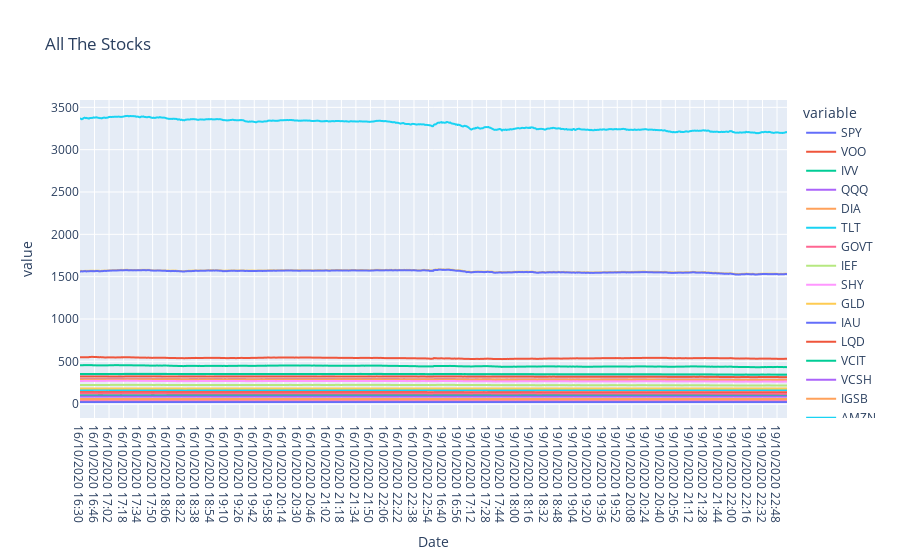

The cell this chart's notebook holds for it:
### Markdown cell above
The stocks:

### Code cell
px.line(
    df_stocks,
    x='Date',
    y=list_of_graphs[1:], 
    title='All The Stocks'
)

### Figure 1 — Plotly figure (JSON) as saved in the notebook; plotly's stock layout.template omitted (floating-point values rounded to 4 significant figures; data arrays with more than 128 entries replaced by an {"elided": "..."} marker saying what was removed)
{"data": [{"hovertemplate": "variable=SPY<br>Date=%{x}<br>value=%{y}<extra></extra>", "legendgroup": "SPY", "line": {"color": "#636efa", "dash": "solid"}, "mode": "lines", "name": "SPY", "showlegend": true, "type": "scattergl", "x": {"elided": "780 str values"}, "xaxis": "x", "y": {"elided": "780 float values"}, "yaxis": "y"}, {"hovertemplate": "variable=VOO<br>Date=%{x}<br>value=%{y}<extra></extra>", "legendgroup": "VOO", "line": {"color": "#EF553B", "dash": "solid"}, "mode": "lines", "name": "VOO", "showlegend": true, "type": "scattergl", "x": {"elided": "780 str values"}, "xaxis": "x", "y": {"elided": "780 float values"}, "yaxis": "y"}, {"hovertemplate": "variable=IVV<br>Date=%{x}<br>value=%{y}<extra></extra>", "legendgroup": "IVV", "line": {"color": "#00cc96", "dash": "solid"}, "mode": "lines", "name": "IVV", "showlegend": true, "type": "scattergl", "x": {"elided": "780 str values"}, "xaxis": "x", "y": {"elided": "780 float values"}, "yaxis": "y"}, {"hovertemplate": "variable=QQQ<br>Date=%{x}<br>value=%{y}<extra></extra>", "legendgroup": "QQQ", "line": {"color": "#ab63fa", "dash": "solid"}, "mode": "lines", "name": "QQQ", "showlegend": true, "type": "scattergl", "x": {"elided": "780 str values"}, "xaxis": "x", "y": {"elided": "780 float values"}, "yaxis": "y"}, {"hovertemplate": "variable=DIA<br>Date=%{x}<br>value=%{y}<extra></extra>", "legendgroup": "DIA", "line": {"color": "#FFA15A", "dash": "solid"}, "mode": "lines", "name": "DIA", "showlegend": true, "type": "scattergl", "x": {"elided": "780 str values"}, "xaxis": "x", "y": {"elided": "780 float values"}, "yaxis": "y"}, {"hovertemplate": "variable=TLT<br>Date=%{x}<br>value=%{y}<extra></extra>", "legendgroup": "TLT", "line": {"color": "#19d3f3", "dash": "solid"}, "mode": "lines", "name": "TLT", "showlegend": true, "type": "scattergl", "x": {"elided": "780 str values"}, "xaxis": "x", "y": {"elided": "780 float values"}, "yaxis": "y"}, {"hovertemplate": "variable=GOVT<br>Date=%{x}<br>value=%{y}<extra></extra>", "legendgroup": "GOVT", "line": {"color": "#FF6692", "dash": "solid"}, "mode": "lines", "name": "GOVT", "showlegend": true, "type": "scattergl", "x": {"elided": "780 str values"}, "xaxis": "x", "y": {"elided": "780 float values"}, "yaxis": "y"}, {"hovertemplate": "variable=IEF<br>Date=%{x}<br>value=%{y}<extra></extra>", "legendgroup": "IEF", "line": {"color": "#B6E880", "dash": "solid"}, "mode": "lines", "name": "IEF", "showlegend": true, "type": "scattergl", "x": {"elided": "780 str values"}, "xaxis": "x", "y": {"elided": "780 float values"}, "yaxis": "y"}, {"hovertemplate": "variable=SHY<br>Date=%{x}<br>value=%{y}<extra></extra>", "legendgroup": "SHY", "line": {"color": "#FF97FF", "dash": "solid"}, "mode": "lines", "name": "SHY", "showlegend": true, "type": "scattergl", "x": {"elided": "780 str values"}, "xaxis": "x", "y": {"elided": "780 float values"}, "yaxis": "y"}, {"hovertemplate": "variable=GLD<br>Date=%{x}<br>value=%{y}<extra></extra>", "legendgroup": "GLD", "line": {"color": "#FECB52", "dash": "solid"}, "mode": "lines", "name": "GLD", "showlegend": true, "type": "scattergl", "x": {"elided": "780 str values"}, "xaxis": "x", "y": {"elided": "780 float values"}, "yaxis": "y"}, {"hovertemplate": "variable=IAU<br>Date=%{x}<br>value=%{y}<extra></extra>", "legendgroup": "IAU", "line": {"color": "#636efa", "dash": "solid"}, "mode": "lines", "name": "IAU", "showlegend": true, "type": "scattergl", "x": {"elided": "780 str values"}, "xaxis": "x", "y": {"elided": "780 float values"}, "yaxis": "y"}, {"hovertemplate": "variable=LQD<br>Date=%{x}<br>value=%{y}<extra></extra>", "legendgroup": "LQD", "line": {"color": "#EF553B", "dash": "solid"}, "mode": "lines", "name": "LQD", "showlegend": true, "type": "scattergl", "x": {"elided": "780 str values"}, "xaxis": "x", "y": {"elided": "780 float values"}, "yaxis": "y"}, {"hovertemplate": "variable=VCIT<br>Date=%{x}<br>value=%{y}<extra></extra>", "legendgroup": "VCIT", "line": {"color": "#00cc96", "dash": "solid"}, "mode": "lines", "name": "VCIT", "showlegend": true, "type": "scattergl", "x": {"elided": "780 str values"}, "xaxis": "x", "y": {"elided": "780 float values"}, "yaxis": "y"}, {"hovertemplate": "variable=VCSH<br>Date=%{x}<br>value=%{y}<extra></extra>", "legendgroup": "VCSH", "line": {"color": "#ab63fa", "dash": "solid"}, "mode": "lines", "name": "VCSH", "showlegend": true, "type": "scattergl", "x": {"elided": "780 str values"}, "xaxis": "x", "y": {"elided": "780 float values"}, "yaxis": "y"}, {"hovertemplate": "variable=IGSB<br>Date=%{x}<br>value=%{y}<extra></extra>", "legendgroup": "IGSB", "line": {"color": "#FFA15A", "dash": "solid"}, "mode": "lines", "name": "IGSB", "showlegend": true, "type": "scattergl", "x": {"elided": "780 str values"}, "xaxis": "x", "y": {"elided": "780 float values"}, "yaxis": "y"}, {"hovertemplate": "variable=AMZN<br>Date=%{x}<br>value=%{y}<extra></extra>", "legendgroup": "AMZN", "line": {"color": "#19d3f3", "dash": "solid"}, "mode": "lines", "name": "AMZN", "showlegend": true, "type": "scattergl", "x": {"elided": "780 str values"}, "xaxis": "x", "y": {"elided": "780 float values"}, "yaxis": "y"}, {"hovertemplate": "variable=AAPL<br>Date=%{x}<br>value=%{y}<extra></extra>", "legendgroup": "AAPL", "line": {"color": "#FF6692", "dash": "solid"}, "mode": "lines", "name": "AAPL", "showlegend": true, "type": "scattergl", "x": {"elided": "780 str values"}, "xaxis": "x", "y": {"elided": "780 float values"}, "yaxis": "y"}, {"hovertemplate": "variable=MSFT<br>Date=%{x}<br>value=%{y}<extra></extra>", "legendgroup": "MSFT", "line": {"color": "#B6E880", "dash": "solid"}, "mode": "lines", "name": "MSFT", "showlegend": true, "type": "scattergl", "x": {"elided": "780 str values"}, "xaxis": "x", "y": {"elided": "780 float values"}, "yaxis": "y"}, {"hovertemplate": "variable=FB<br>Date=%{x}<br>value=%{y}<extra></extra>", "legendgroup": "FB", "line": {"color": "#FF97FF", "dash": "solid"}, "mode": "lines", "name": "FB", "showlegend": true, "type": "scattergl", "x": {"elided": "780 str values"}, "xaxis": "x", "y": {"elided": "780 float values"}, "yaxis": "y"}, {"hovertemplate": "variable=GOOG<br>Date=%{x}<br>value=%{y}<extra></extra>", "legendgroup": "GOOG", "line": {"color": "#FECB52", "dash": "solid"}, "mode": "lines", "name": "GOOG", "showlegend": true, "type": "scattergl", "x": {"elided": "780 str values"}, "xaxis": "x", "y": {"elided": "780 float values"}, "yaxis": "y"}, {"hovertemplate": "variable=GOOGL<br>Date=%{x}<br>value=%{y}<extra></extra>", "legendgroup": "GOOGL", "line": {"color": "#636efa", "dash": "solid"}, "mode": "lines", "name": "GOOGL", "showlegend": true, "type": "scattergl", "x": {"elided": "780 str values"}, "xaxis": "x", "y": {"elided": "780 float values"}, "yaxis": "y"}, {"hovertemplate": "variable=NFLX<br>Date=%{x}<br>value=%{y}<extra></extra>", "legendgroup": "NFLX", "line": {"color": "#EF553B", "dash": "solid"}, "mode": "lines", "name": "NFLX", "showlegend": true, "type": "scattergl", "x": {"elided": "780 str values"}, "xaxis": "x", "y": {"elided": "780 float values"}, "yaxis": "y"}, {"hovertemplate": "variable=TSLA<br>Date=%{x}<br>value=%{y}<extra></extra>", "legendgroup": "TSLA", "line": {"color": "#00cc96", "dash": "solid"}, "mode": "lines", "name": "TSLA", "showlegend": true, "type": "scattergl", "x": {"elided": "780 str values"}, "xaxis": "x", "y": {"elided": "780 float values"}, "yaxis": "y"}], "layout": {"autosize": true, "legend": {"title": {"text": "variable"}, "tracegroupgap": 0}, "title": {"text": "All The Stocks"}, "xaxis": {"anchor": "y", "autorange": true, "domain": [0, 1], "range": [0, 779], "title": {"text": "Date"}, "type": "category"}, "yaxis": {"anchor": "x", "autorange": true, "domain": [0, 1], "range": [-169.7, 3587.0], "title": {"text": "value"}, "type": "linear"}}}
